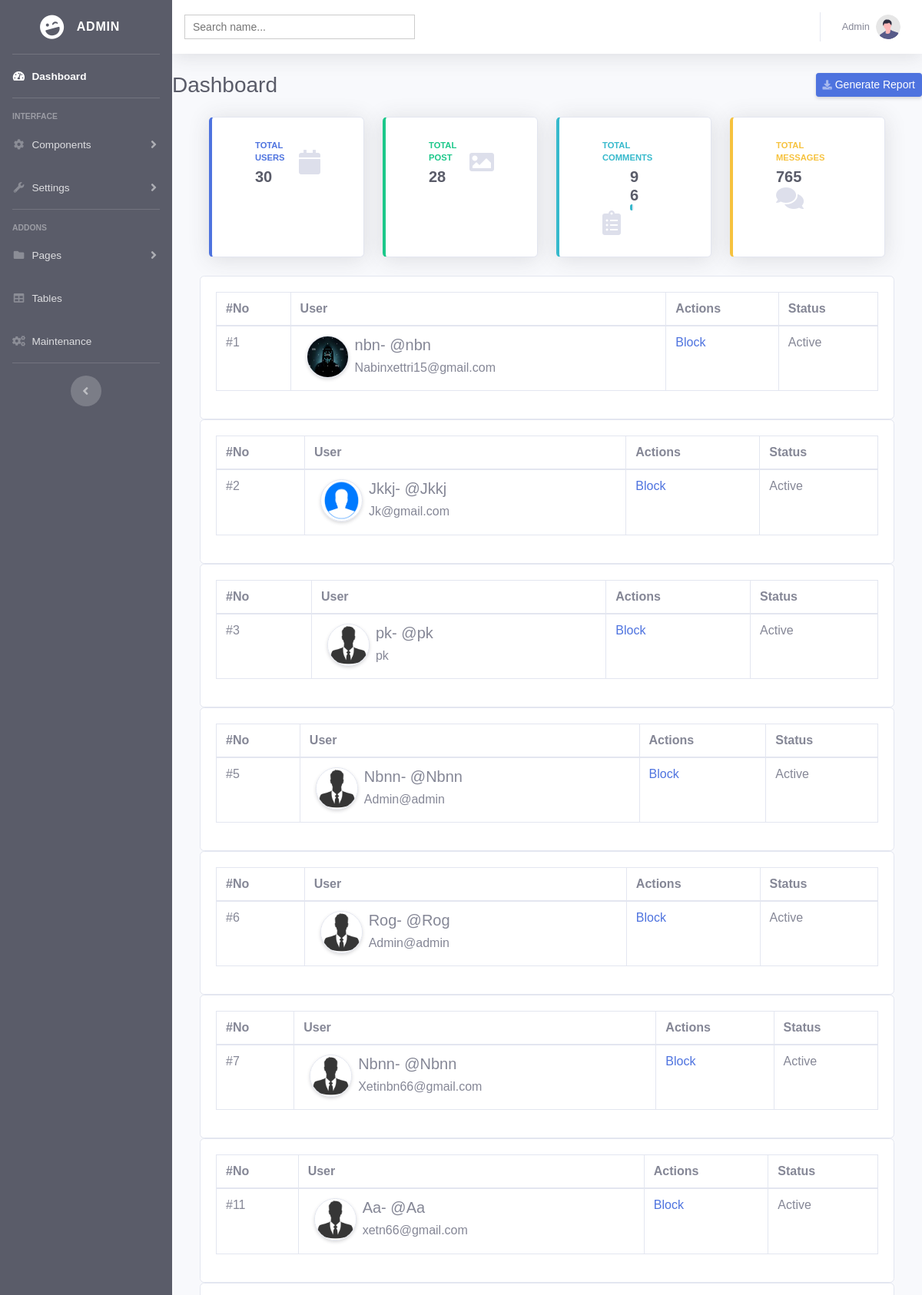
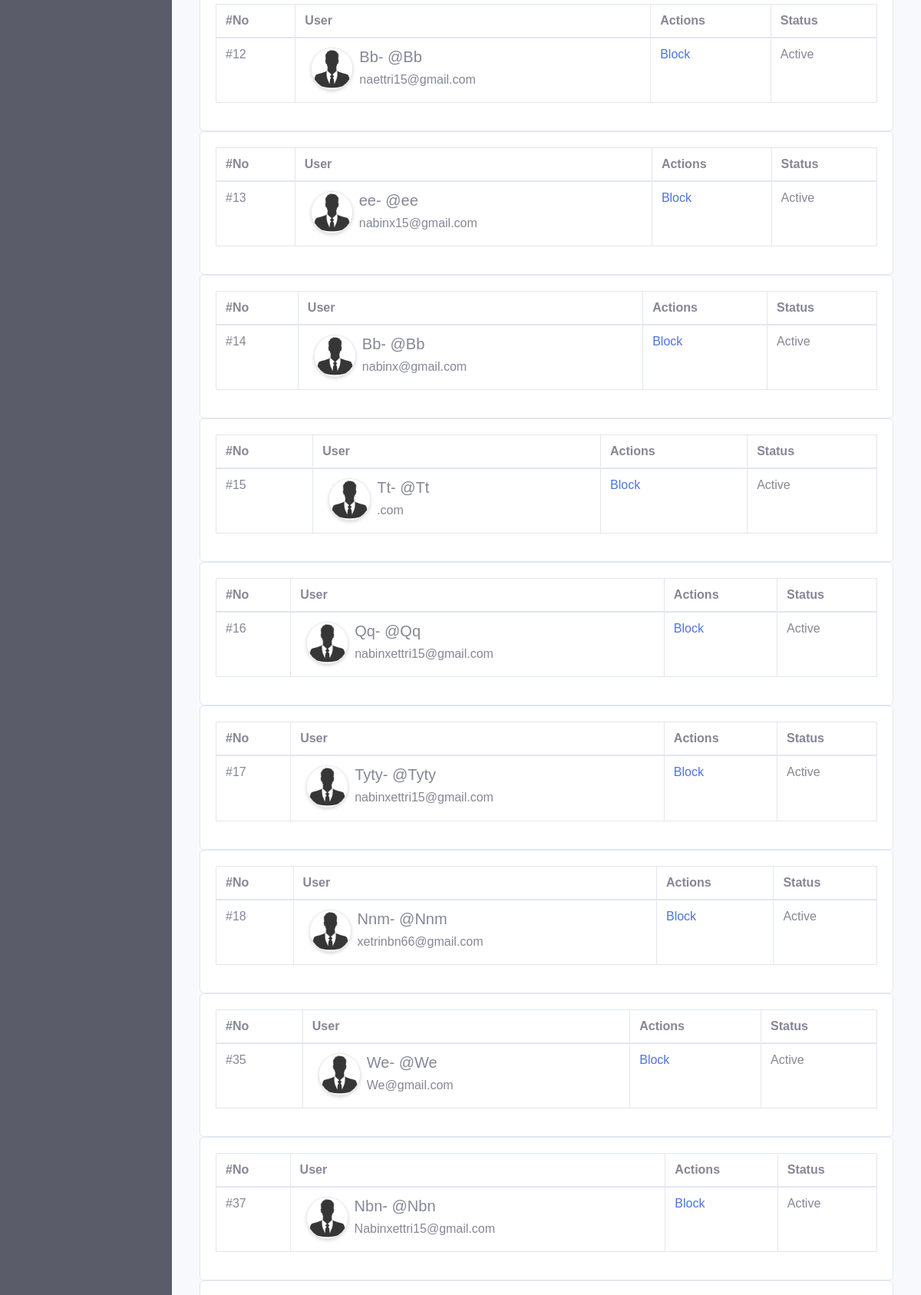
Page /admin/userprofile.php (upper part) on the committed database (2 pictures, top to bottom).
### tables this page shows
CREATE TABLE `users` (
  `user_id` int(11) NOT NULL,
  `name` varchar(255) NOT NULL,
  `username` varchar(255) NOT NULL,
  `lastname` varchar(200) NOT NULL,
  `gender` varchar(20) NOT NULL,
  `email` varchar(255) NOT NULL,
  `password` varchar(1000) NOT NULL,
  `p_p` varchar(255) DEFAULT 'user-default.png',
  `c_p` varchar(30) NOT NULL,
  `last_seen` datetime NOT NULL DEFAULT current_timestamp(),
  `is_blocked` int(11) NOT NULL DEFAULT 0,
  `report` int(10) NOT NULL,
  `verification_code` varchar(255) NOT NULL,
  `verified` int(50) NOT NULL DEFAULT 0,
  `bio` varchar(500) NOT NULL
);

### admin/include/userprofile.php (the view, shortened to what this page needs)
<?php
include_once 'model/db.php';
$sql = "SELECT user_id,name, username,lastname, password,email,gender, p_p, is_blocked  FROM users";
$result = $connect->query($sql);
if ($result->num_rows > 0) {
  while($row = $result->fetch_assoc()) {
    $user_id="".$row['user_id'];
    $name= "".$row["name"];
    $email= "".$row["email"];
?>
<!DOCTYPE html>
<html lang="en">
<head>
</head>
<body>
        <div class="row">
            <div class="card w-100">
                <div class="card-body">
                    <table class="table table-bordered table-hover">
                        <thead>
                            <tr>
                                <th>#No</th>
                                <th>User</th>
                                <th>Actions</th>
                                <th>Status</th>
                            </tr>
                        </thead>
                        <tbody>
                            <tr>
                                <td> #<?php echo $user_id ?> </td>
                                <td>
                                    <div class="d-flex">
                                        <div>
                                            <img src="../client/assets/uploads/<?=$row['p_p']?>"
                                                class="rounded-circle border border-2 shadow-sm mx-2" width="55px"
                                                height="55px" />
                                        </div>
                                        <div>
                                            <h5><?php echo $name ?>- <span class="text-muted">@<?php echo $name ?></span></h5>
                                            <h6 class="text-muted"><?php echo $email ?></h6>
                                        </div>
                                    </div>
                                </td>
                                <td>
                                        <?php
                                        if($row["is_blocked"] ==1){
                                            echo '<p> <a href="include/blockuser.php?uid='.$row['user_id']. '&is_blocked=0">UnBlock </a> </p>';
                                        }else{
                                            echo '<p> <a href="include/blockuser.php?uid='.$row['user_id']. '&is_blocked=1">Block </a> </p>';
                                        }
                                    ?>
                                </td>
                                <td>
                                <?php
                                        if($row["is_blocked"] ==0){
                                            echo '<p> Active</p>';
                                        }else{
                                            echo '<p> Blocked </p>';
                                        }
                                    ?>
                                    </td>
                            </tr>
                            </tbody>
                    </table>
                </div>
            </div>
        </div>
</body>
</html>
<?php } ?>
<?php } ?>

### admin/pages/search.php (style rules this page uses)
body { font-family: Arail, sans-serif; }

### admin/userprofile.php (style rules this page uses)
.row { margin-right: 2.25rem; margin-left: 2.25rem; }

### rows in the picture
users: user_id "1", p_p (picture), name "nbn", email "Nabinxettri15@gmail.com", is_blocked "Active"
users: user_id "2", p_p (picture), name "Jkkj", email "Jk@gmail.com", is_blocked "Active"
users: user_id "3", p_p (placeholder picture), name "pk", email "pk", is_blocked "Active"
users: user_id "5", p_p (placeholder picture), name "Nbnn", email "Admin@admin", is_blocked "Active"
users: user_id "6", p_p (placeholder picture), name "Rog", email "Admin@admin", is_blocked "Active"
users: user_id "7", p_p (placeholder picture), name "Nbnn", email "Xetinbn66@gmail.com", is_blocked "Active"
users: user_id "11", p_p (placeholder picture), name "Aa", email "xetn66@gmail.com", is_blocked "Active"
users: user_id "12", p_p (placeholder picture), name "Bb", email "naettri15@gmail.com", is_blocked "Active"
users: user_id "13", p_p (placeholder picture), name "ee", email "nabinx15@gmail.com", is_blocked "Active"
users: user_id "14", p_p (placeholder picture), name "Bb", email "nabinx@gmail.com", is_blocked "Active"
users: user_id "15", p_p (placeholder picture), name "Tt", email ".com", is_blocked "Active"
users: user_id "16", p_p (placeholder picture), name "Qq", email "nabinxettri15@gmail.com", is_blocked "Active"
users: user_id "17", p_p (placeholder picture), name "Tyty", email "nabinxettri15@gmail.com", is_blocked "Active"
users: user_id "18", p_p (placeholder picture), name "Nnm", email "xetrinbn66@gmail.com", is_blocked "Active"
users: user_id "35", p_p (placeholder picture), name "We", email "We@gmail.com", is_blocked "Active"
users: user_id "37", p_p (placeholder picture), name "Nbn", email "Nabinxettri15@gmail.com", is_blocked "Active"

### other values in the picture
$rowcount "765"
